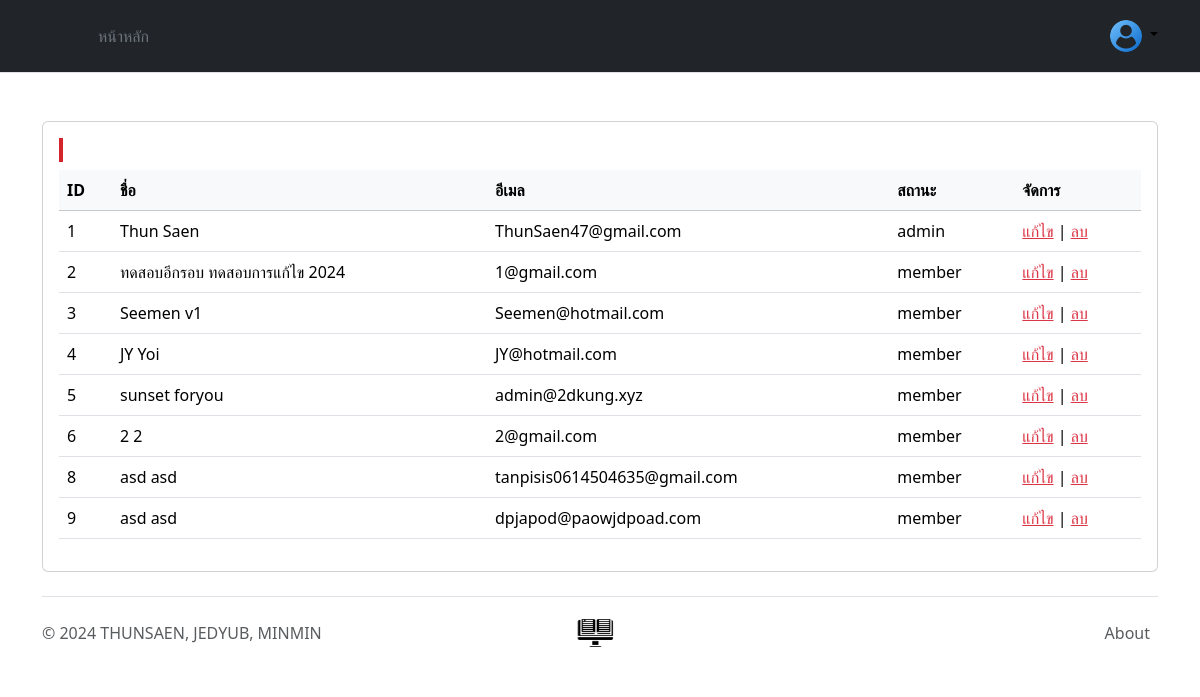
Screenshot of /_page/admin_page.php (signed in) with the database file from the repository.
### tables this page shows
CREATE TABLE `user` (
  `user_id` int(11) NOT NULL,
  `first_name` varchar(255) NOT NULL,
  `last_name` varchar(255) NOT NULL,
  `email` varchar(255) NOT NULL,
  `password` varchar(255) NOT NULL,
  `role` varchar(10) NOT NULL DEFAULT 'member',
  `created_at` datetime NOT NULL DEFAULT current_timestamp()
);

### _page/admin_page.php (the view, shortened to what this page needs)
<?php
include('../includes/header.php');
require_once('../includes/db.php');
$query = "SELECT user_id, first_name, last_name, email, role FROM user";
$stmt = $conn->prepare($query);
$stmt->execute();
$result = $stmt->get_result();
?>
<div class="container mt-5">
    <div class="card">
        <div class="card-body">
            <h5 class="card-title text-white" style="border-left: 4px solid #d4252c; padding-left: 10px;">ผู้ดูแล</h5>
            <table class="table table-hover">
                <thead class="table-light">
                    <tr class="text-7900FF">
                        <th>ID</th>
                        <th>ชื่อ</th>
                        <th>อีเมล</th>
                        <th>สถานะ</th>
                        <th>จัดการ</th>
                    </tr>
                </thead>
                <tbody>
                <?php
                    if ($result->num_rows > 0) {
                        while ($user = $result->fetch_assoc()) {
                            echo '<tr class="text-white">';
                            echo '<td>' . htmlspecialchars($user['user_id']) . '</td>';
                            echo '<td>' . htmlspecialchars($user['first_name']) . ' ' . htmlspecialchars($user['last_name']) . '</td>';
                            echo '<td>' . htmlspecialchars($user['email']) . '</td>';
                            echo '<td>' . htmlspecialchars($user['role']) . '</td>';
                            echo '<td>
                                    <a class="text-danger" href="edit_user.php?user_id=' . htmlspecialchars($user['user_id']) . '">แก้ไข</a> |
                                    <a class="text-danger" href="#" onclick="confirmDelete(' . htmlspecialchars($user['user_id']) . '); return false;">ลบ</a>
                                  </td>';
                            echo '</tr>';
                        }
                    } else {
                        echo '<tr><td colspan="5" class="text-center">ไม่พบข้อมูลผู้ใช้</td></tr>';
                    }
                ?>
                </tbody>
            </table>
        </div>
    </div>
</div>
<?php
include('../includes/footer.php');
?>

### includes/header.php (shortened to what this page needs)
<!DOCTYPE html>
<html lang="en">
<head>
    <link href="https://cdn.jsdelivr.net/npm/bootstrap@5.3.3/dist/css/bootstrap.min.css" rel="stylesheet">
</head>
<body>
<?php
if (!isset($_SESSION['email'])) {
?>
<header class="p-3 text-bg-dark">
    <div class="container">
        <div class="d-flex flex-wrap align-items-center justify-content-center justify-content-lg-start">
            <a href="/" class="d-flex align-items-center mb-2 mb-lg-0 text-white text-decoration-none">
                <svg class="bi me-2" width="40" height="32" role="img" aria-label="Bootstrap"><use xlink:href="#bootstrap"></use></svg>
            </a>
            <ul class="nav col-12 col-lg-auto me-lg-auto mb-2 justify-content-center mb-md-0">
                <li><a href="../index.php" class="nav-link px-2 text-secondary">หน้าหลัก</a></li>
            </ul>
            <div class="text-end">
                <a href="../_page/login.php" class="btn btn-outline-light me-2">ล็อคอิน</a>
                <a href="../_page/register.php" class="btn btn-warning">สมัครสมาชิก</a>
            </div>
        </div>
    </div>
</header>
<?php
} else {
?>
<header class="p-3 mb-3 border-bottom text-bg-dark">
    <div class="container">
      <div class="d-flex flex-wrap align-items-center justify-content-center justify-content-lg-start">
        <a href="/" class="d-flex align-items-center mb-2 mb-lg-0 link-body-emphasis text-decoration-none">
          <svg class="bi me-2" width="40" height="32" role="img" aria-label="Bootstrap"><use xlink:href="#bootstrap"></use></svg>
        </a>
        <ul class="nav col-12 col-lg-auto me-lg-auto mb-2 justify-content-center mb-md-0">
        <li><a href="../index.php" class="nav-link px-2 text-secondary">หน้าหลัก</a></li>
        </ul>
        <div class="dropdown text-end">
          <a href="#" class="d-block link-body-emphasis text-decoration-none dropdown-toggle" data-bs-toggle="dropdown" aria-expanded="false">
            <img src="../images/profile.png" alt="mdo" width="32" height="32" class="rounded-circle">
          </a>
        </div>
      </div>
    </div>
  </header>
<?php
}
?>

### includes/footer.php (shortened to what this page needs)
<div class="container">
  <footer class="d-flex flex-wrap justify-content-between align-items-center py-3 my-4 border-top">
    <p class="col-md-4 mb-0 text-body-secondary">© 2024 THUNSAEN, JEDYUB, MINMIN</p>
    <a href="/" class="col-md-4 d-flex align-items-center justify-content-center mb-3 mb-md-0 me-md-auto link-body-emphasis text-decoration-none">
        <img src="../images/lg.png" alt="Logo" width="40" height="32" class="bi me-2">
    </a>
    <ul class="nav col-md-4 justify-content-end">
      <li class="nav-item"><a href="https://store.mc-lcadv.online/" class="nav-link px-2 text-body-secondary">About</a></li>
    </ul>
  </footer>
</div>
</body>
</html>

### rows the page displays
user: user_id "1", first_name "Thun", last_name "Saen", email "ThunSaen47@gmail.com", role "admin"
user: user_id "2", first_name "ทดสอบอีกรอบ", last_name "ทดสอบการแก้ไข 2024", email "1@gmail.com", role "member"
user: user_id "3", first_name "Seemen", last_name "v1", email "Seemen@hotmail.com", role "member"
user: user_id "4", first_name "JY", last_name "Yoi", email "JY@hotmail.com", role "member"
user: user_id "5", first_name "sunset", last_name "foryou", email "admin@2dkung.xyz", role "member"
user: user_id "6", first_name "2", last_name "2", email "2@gmail.com", role "member"
user: user_id "8", first_name "asd", last_name "asd", email "tanpisis0614504635@gmail.com", role "member"
user: user_id "9", first_name "asd", last_name "asd", email "dpjapod@paowjdpoad.com", role "member"
